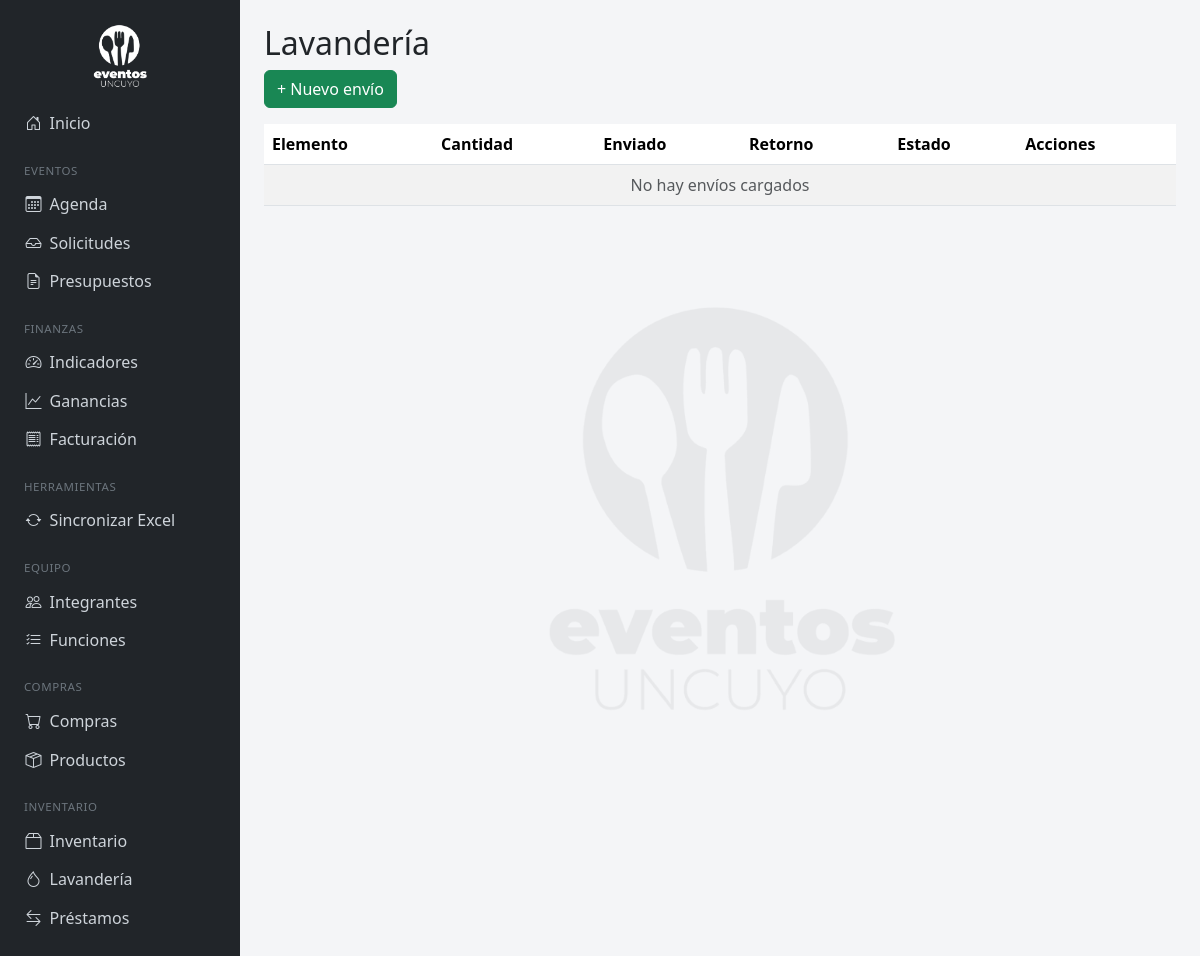
Page /lavanderia/ on the earlier database version.
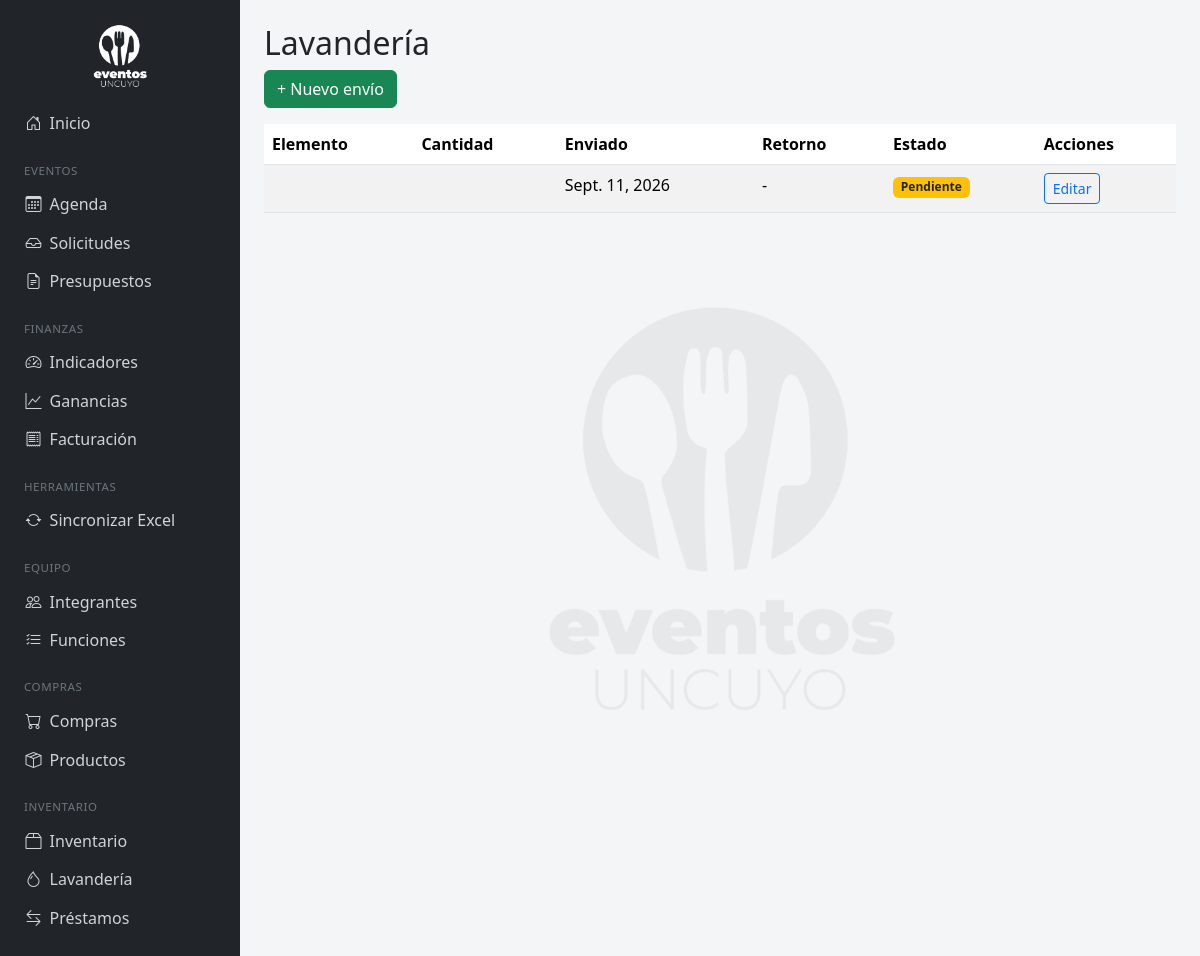
Same page on the later database version.
### eventos/models.py (models this page shows, shortened)
class EnvioLavanderia(models.Model):
    fecha_envio = models.DateField()
    fecha_retorno = models.DateField(null=True, blank=True)
    proveedor = models.CharField(max_length=200, blank=True)
    factura = models.FileField(
        upload_to='facturas_lavanderia/%Y/%m/', null=True, blank=True,
        help_text="Se carga generalmente al momento de la devolución, cuando la lavandería la entrega."
    )
    observaciones = models.TextField(blank=True)
    class Meta:
        ordering = ['-fecha_envio']
    @property
    def esta_pendiente(self):
        return self.fecha_retorno is None

### eventos/views.py (the view)
# urls.py: path('lavanderia/', views.lavanderia_lista, name='lavanderia_lista'),
def lavanderia_lista(request):
    envios = EnvioLavanderia.objects.prefetch_related('items__elemento').all()
    return render(request, 'eventos/lavanderia_lista.html', {'envios': envios})

### eventos/templates/eventos/lavanderia_lista.html
{% extends 'eventos/base.html' %}
{% block content %}
<h2>Lavandería</h2>
<a href="{% url 'lavanderia_crear' %}" class="btn btn-success mb-3">+ Nuevo envío</a>
<table class="table table-striped">
    <thead><tr><th>Elemento</th><th>Cantidad</th><th>Enviado</th><th>Retorno</th><th>Estado</th><th>Acciones</th></tr></thead>
    <tbody>
        {% for env in envios %}
        <tr>
            <td>{{ env.elemento }}</td>
            <td>{{ env.cantidad }}</td>
            <td>{{ env.fecha_envio }}</td>
            <td>{{ env.fecha_retorno|default:"-" }}</td>
            <td>
                {% if env.esta_pendiente %}<span class="badge bg-warning text-dark">Pendiente</span>
                {% else %}<span class="badge bg-success">Devuelto</span>{% endif %}
            </td>
            <td><a href="{% url 'lavanderia_editar' env.pk %}" class="btn btn-sm btn-outline-primary">Editar</a></td>
        </tr>
        {% empty %}
        <tr><td colspan="6" class="text-center text-muted">No hay envíos cargados</td></tr>
        {% endfor %}
    </tbody>
</table>
{% endblock %}

Differences in the rows shown:
added EnvioLavanderia: fecha_envio "Sept. 11, 2026", fecha_retorno "-", shows "Pendiente"
Other differences:
text no longer shown: "No hay envíos cargados"
